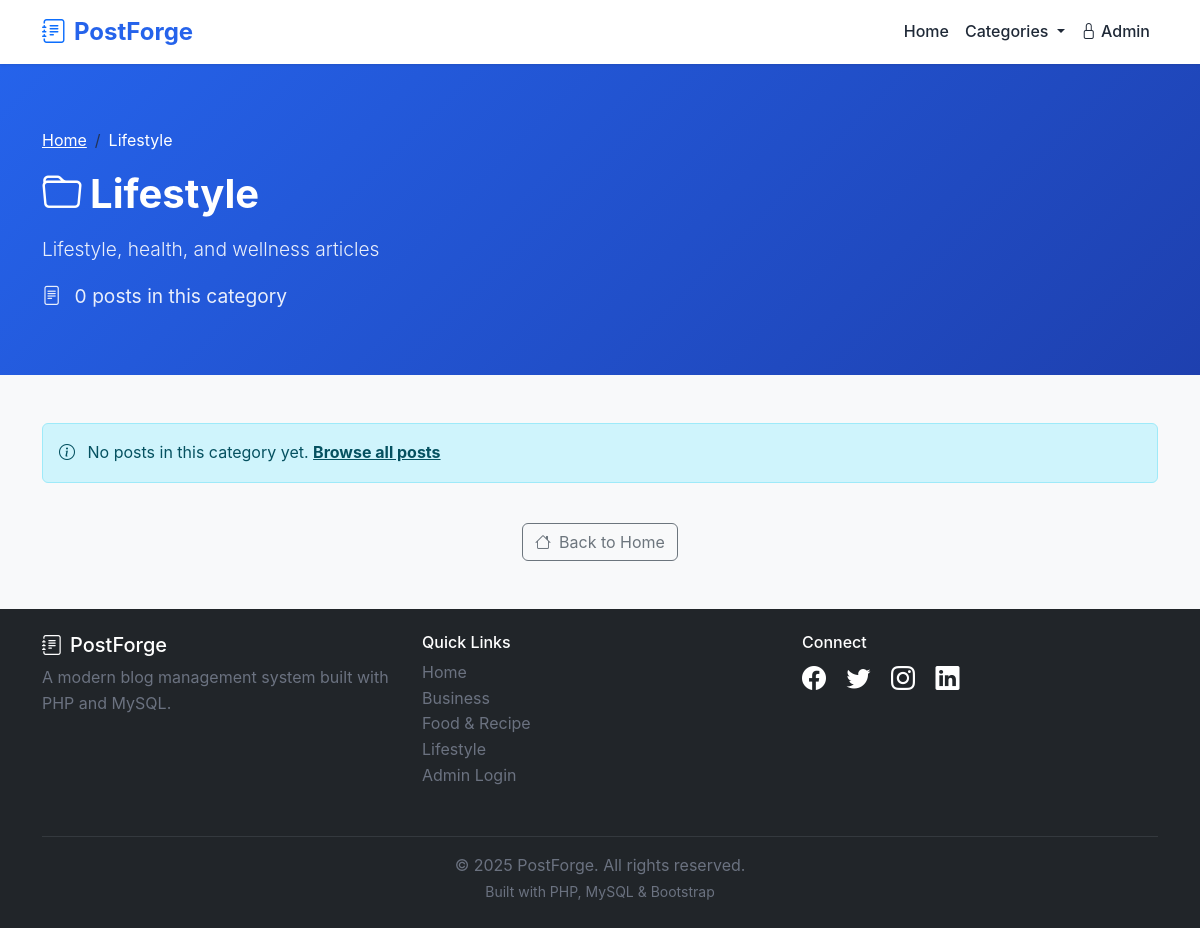
Page /category.php?slug=lifestyle on the committed database.
### tables this page shows
CREATE TABLE IF NOT EXISTS categories (
    id INT PRIMARY KEY AUTO_INCREMENT,
    name VARCHAR(100) UNIQUE NOT NULL,
    slug VARCHAR(100) UNIQUE NOT NULL,
    description TEXT,
    created_at TIMESTAMP DEFAULT CURRENT_TIMESTAMP,
    INDEX idx_slug (slug)
);

### includes/functions.php (called while the page is built, shortened)
<?php
function sanitize($data) {
    return htmlspecialchars($data, ENT_QUOTES, 'UTF-8');
}
function formatNumber($number) {
    return number_format($number);
}

### public/category.php (the view, shortened to what this page needs)
<?php
require_once '../includes/functions.php';
$categorySlug = $_GET['slug'] ?? '';
try {
    $db = getDB();
    $catStmt = $db->prepare("SELECT * FROM categories WHERE slug = :slug");
    $catStmt->execute(['slug' => $categorySlug]);
    $category = $catStmt->fetch();
    $page = isset($_GET['page']) ? (int)$_GET['page'] : 1;
    $countStmt = $db->prepare("
        SELECT COUNT(*) as count FROM posts
        WHERE category_id = :category_id AND status = 'published'
    ");
    $countStmt->execute(['category_id' => $category['id']]);
    $total = $countStmt->fetch()['count'];
    $pagination = getPagination($total, POSTS_PER_PAGE, $page);
    $postsStmt = $db->prepare("
        SELECT p.*, c.name as category_name, c.slug as category_slug, a.full_name as author_name,
               (SELECT COUNT(*) FROM comments WHERE post_id = p.id AND status = 'approved') as comment_count
        FROM posts p
        LEFT JOIN categories c ON p.category_id = c.id
        LEFT JOIN admins a ON p.author_id = a.id
        WHERE p.category_id = :category_id AND p.status = 'published'
        ORDER BY p.published_at DESC
        LIMIT :offset, :limit
    ");
    $postsStmt->execute([
        'category_id' => $category['id'],
        'offset' => $pagination['offset'],
        'limit' => POSTS_PER_PAGE
    ]);
    $posts = $postsStmt->fetchAll();
} catch (PDOException $e) {
    header('Location: index.php');
    exit;
}
include 'includes/header.php';
?>
<div class="hero-section">
    <div class="container">
        <nav aria-label="breadcrumb">
            <ol class="breadcrumb">
                <li class="breadcrumb-item"><a href="index.php" class="text-white">Home</a></li>
                <li class="breadcrumb-item active text-white" aria-current="page">
                    <?php echo sanitize($category['name']); ?>
                </li>
            </ol>
        </nav>
        <h1><i class="bi bi-folder me-2"></i><?php echo sanitize($category['name']); ?></h1>
        <?php if ($category['description']): ?>
            <p class="lead"><?php echo sanitize($category['description']); ?></p>
        <?php endif; ?>
        <p class="mb-0">
            <i class="bi bi-file-text me-2"></i>
            <?php echo formatNumber($total); ?> post<?php echo $total != 1 ? 's' : ''; ?> in this category
        </p>
    </div>
</div>
<div class="container mb-5">
    <div class="row">
        <?php if (empty($posts)): ?>
            <div class="col-12">
                <div class="alert alert-info">
                    <i class="bi bi-info-circle me-2"></i>
                    No posts in this category yet.
                    <a href="index.php" class="alert-link">Browse all posts</a>
                </div>
            </div>
        <?php endif; ?>
    </div>
    <div class="text-center mt-4">
        <a href="index.php" class="btn btn-outline-secondary">
            <i class="bi bi-house me-2"></i>Back to Home
        </a>
    </div>
</div>
<?php include 'includes/footer.php'; ?>

### public/includes/footer.php (shortened to what this page needs)
    </main>
    <footer class="bg-dark text-white mt-5 py-4">
        <div class="container">
            <div class="row">
                <div class="col-md-4 mb-3">
                    <h5><i class="bi bi-journal-text me-2"></i><?php echo SITE_NAME; ?></h5>
                    <p class="text-muted">A modern blog management system built with PHP and MySQL.</p>
                </div>
                <div class="col-md-4 mb-3">
                    <h6>Quick Links</h6>
                    <ul class="list-unstyled">
                        <li><a href="index.php" class="text-muted text-decoration-none">Home</a></li>
                        <?php
                        try {
                            $db = getDB();
                            $footerCatsStmt = $db->query("SELECT * FROM categories ORDER BY name ASC LIMIT 3");
                            $footerCategories = $footerCatsStmt->fetchAll();
                            foreach ($footerCategories as $footerCat):
                        ?>
                            <li>
                                <a href="category.php?slug=<?php echo $footerCat['slug']; ?>"
                                   class="text-muted text-decoration-none">
                                    <?php echo sanitize($footerCat['name']); ?>
                                </a>
                            </li>
                        <?php
                            endforeach;
                        } catch (PDOException $e) {
                        }
                        ?>
                        <li><a href="../admin/login.php" class="text-muted text-decoration-none">Admin Login</a></li>
                    </ul>
                </div>
                <div class="col-md-4 mb-3">
                    <h6>Connect</h6>
                    <div class="social-links">
                        <a href="#" class="text-white me-3"><i class="bi bi-facebook"></i></a>
                        <a href="#" class="text-white me-3"><i class="bi bi-twitter"></i></a>
                        <a href="#" class="text-white me-3"><i class="bi bi-instagram"></i></a>
                        <a href="#" class="text-white me-3"><i class="bi bi-linkedin"></i></a>
                    </div>
                </div>
            </div>
            <hr class="border-secondary">
            <div class="text-center text-muted">
                <p class="mb-0">&copy; <?php echo date('Y'); ?> <?php echo SITE_NAME; ?>. All rights reserved.</p>
                <small>Built with PHP, MySQL & Bootstrap</small>
            </div>
        </div>
    </footer>
</body>
</html>

### assets/css/public.css (style rules this page uses)
:root { --primary-blue: #2563eb; --primary-dark: #1e40af; --success-green: #10b981; --warning-orange: #f59e0b; --danger-red: #ef4444; --info-cyan: #06b6d4; --dark-gray: #1f2937; --medium-gray: #6b7280; --light-gray: #f3f4f6; --border-gray: #e5e7eb; }
* { margin: 0; padding: 0; box-sizing: border-box; }
body { font-family: 'Inter', 'Segoe UI', 'Roboto', sans-serif; background-color: #f8f9fa; color: var(--dark-gray); line-height: 1.6; }
.hero-section { background: linear-gradient(135deg, var(--primary-blue) 0%, var(--primary-dark) 100%); color: white; padding: 4rem 0; margin-bottom: 3rem; }
.hero-section h1 { font-size: 2.5rem; font-weight: 700; margin-bottom: 1rem; }
.hero-section p { font-size: 1.2rem; opacity: 0.9; }
footer { margin-top: 4rem; }
.social-links a { font-size: 1.5rem; transition: opacity 0.3s ease; }
.text-muted { color: var(--medium-gray) !important; }

### rows in the picture
categories: name "Lifestyle", description "Lifestyle, health, and wellness articles"
categories: name "Business"
categories: name "Food & Recipe"

### other values in the picture
SITE_NAME "PostForge"
formatNumber($total) "0"
